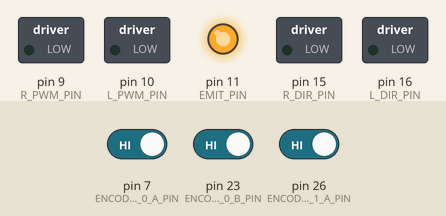
Recording of a sketch running on a simulated Arduino Mega 2560, built with avr-gcc and run on an emulated ATmega2560. Parts: switched loads named in the sketch (green lamp = pin HIGH), output pins drawn as LEDs (lit = HIGH). The inputs (shaded band) are chosen by the test bench; at power-on: pin 7 (ENCODER_0_A_PIN) HIGH, pin 23 (ENCODER_0_B_PIN) HIGH, pin 26 (ENCODER_1_A_PIN) HIGH. What the sketch prints to the serial monitor is not drawn.

Above: at 0.1 s.
At 2.3 s:
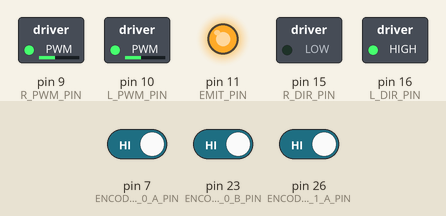
Timing chart, 0 to 3.8 s (numbered marks = the images above):
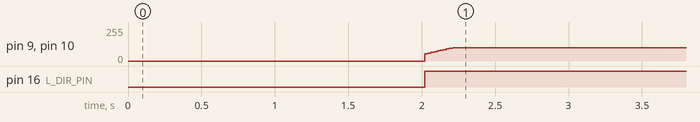

Measured:
- by itself, pin 9 (R_PWM_PIN), pin 10 (L_PWM_PIN): moves from 0/255 to 100/255 over 0.19 s
- by itself, pin 16 (L_DIR_PIN): LOW → HIGH at 2.0 s

The sketch:

PID_stuff.ino
```cpp
# include "motors.h"
# include "linesensor.h"
# include "encoders.h"
# include "kinematics.h"
# include "pid.h"


// create instance of motor and linesensor classes
LineSensor_c line_sensors;
Motors_c motors;
Kinematics_c kinematics;
PID_c spd_pid_left;
PID_c spd_pid_right;

unsigned long update_ts; // timestamp

long prev_count_left;
long prev_count_right;

float ave_spd_left;
float ave_spd_right;

float demand;

void setup() {

  // setup line sensors, motors and encoders
  line_sensors.initialise();
  motors.initialise();
  setupEncoder0();
  setupEncoder1();

  // setup kp, ki, kd
  spd_pid_left.initialise(100 , 0.5, -50);
  spd_pid_right.initialise(100 , 0.5, -50);

  // Configure the Serial port
  Serial.begin(9600);
  delay(2000);
  Serial.println("***RESET***");

  update_ts = millis();

  prev_count_left = count_left;
  prev_count_right = count_right;

  motors.setMotorPower(0, 0);

  ave_spd_left = 0.0;
  ave_spd_right = 0.0;

  demand = 0;

  spd_pid_left.reset();
  spd_pid_right.reset();
}

void loop() {

  unsigned long elapsed;

  elapsed = millis() - update_ts;

  if (elapsed > 20) {
    update_ts = millis();

    long diff_left; // difference in encoder count
    float speed_left; // speed calculated for left encoder

    long diff_right; // difference in encoder count
    float speed_right; // speed calculated for left encoder

    diff_left = count_left - prev_count_left;
    diff_right = count_right - prev_count_right;
    prev_count_left = count_left;
    prev_count_right = count_right;

    // encoder counts per ms
    speed_left = (float)diff_left;
    speed_left /= (float)elapsed;
    speed_right = (float)diff_right;
    speed_right /= (float)elapsed;

    // low pass filtered speed
    ave_spd_left = (ave_spd_left * 0.7) + (speed_left * 0.3);
    ave_spd_right = (ave_spd_right * 0.7) + (speed_right * 0.3);

    float pwm_l;
    float pwm_r;

    demand = 0.5;

    pwm_l = spd_pid_left.update(ave_spd_left, -demand);
    pwm_r = spd_pid_right.update(ave_spd_right, demand);
    motors.setMotorPower(pwm_l, pwm_r);

    Serial.print( ave_spd_left );
    Serial.print(",");
    Serial.print( demand );
    Serial.print(",");
    Serial.print( ave_spd_right );
    Serial.print("\n");
  }
}
```

encoders.h
```cpp
#ifndef _ENCODERS_H
#define _ENCODERS_H

#define ENCODER_0_A_PIN  7
#define ENCODER_0_B_PIN  23
#define ENCODER_1_A_PIN  26
//#define ENCODER_1_B_PIN Non-standard pin!


// Volatile Global variables used by Encoder ISR.
volatile long count_right; // used by encoder to count the rotation
volatile byte state_right; // used to store the prior and current state
volatile long count_left;
volatile byte state_left;


// This ISR handles just Encoder 0
// ISR to read the Encoder0 Channel A and B pins
// and then look up based on  transition what kind of
// rotation must have occured.
ISR( INT6_vect ) {
  // We know that the ISR is only called when a pin changes.
  // We also know only 1 pin can change at a time.
  // The XOR(AB) signal change from "Channel A" triggers ISR.

  // First, Read in the new state of the encoder pins.
  // Standard pins, so standard read functions.
  boolean e0_B = digitalRead( ENCODER_0_B_PIN ); // normal B state
  boolean e0_A = digitalRead( ENCODER_0_A_PIN ); // XOR(AB)

  // Software XOR (^) logically infers
  // the true value of A given the state of B
  e0_A = e0_A ^ e0_B;

  // Shift our (new) current readings into bit positions
  // 2 and 3 in the state variable (current state)
  // State: (bit3)  (bit2)  (bit1)   (bit0)
  // State:  new B   new A   old B   old A
    state_right = state_right | ( e0_B  << 3 );
    state_right = state_right | ( e0_A  << 2 );

    // Handle which transition we have registered.
    // Complete this if statement as necessary.
    // Refer to the labsheet.


    if( state_right == 1 ) {
      count_right = count_right - 1;
    } else if( state_right == 2 ) {
      count_right = count_right + 1;
    } else if( state_right == 4 ) {
      count_right = count_right + 1;
    } else if( state_right == 7 ) {
      count_right = count_right - 1;
    } else if( state_right == 8 ) {
      count_right = count_right - 1;
    } else if( state_right == 11 ) {
      count_right = count_right + 1;
    } else if( state_right == 13 ) {
      count_right = count_right + 1;
    } else if( state_right == 14 ) {
      count_right = count_right - 1;
    }

    // Shift the current readings (bits 3 and 2) down
    // into position 1 and 0 (to become prior readings)
    // This bumps bits 1 and 0 off to the right, "deleting"
    // them for the next ISR call.
    state_right = state_right >> 2;

}


// This ISR handles just Encoder 1
// ISR to read the Encoder0 Channel A and B pins
// and then look up based on  transition what kind of
// rotation must have occured.
ISR( PCINT0_vect ) {

    // First, Read in the new state of the encoder pins.

    // Mask for a specific pin from the port.
    // Non-standard pin, so we access the register
    // directly.
    // Reading just PINE would give us a number
    // composed of all 8 bits.  We want only bit 2.
    // B00000100 masks out all but bit 2
    // It is more portable to use the PINE2 keyword.
    boolean e1_B = PINE & (1<<PINE2);
    //boolean e1_B = PINE & B00000100;  // Does same as above.

    // Standard read from the other pin.
    boolean e1_A = digitalRead( ENCODER_1_A_PIN ); // 26 the same as A8


    e1_A = e1_A ^ e1_B;

    // Create a bitwise representation of our states
    // We do this by shifting the boolean value up by
    // the appropriate number of bits, as per our table
    // header:
    //
    // State :  (bit3)  (bit2)  (bit1)  (bit0)
    // State :  New A,  New B,  Old A,  Old B.
    state_left = state_left | ( e1_B  << 3 );
    state_left = state_left | ( e1_A  << 2 );


    // Handle which transition we have registered.
    // Complete this if statement as necessary.
    // Refer to the labsheet.


    if( state_left == 1 ) {
      count_left = count_left - 1;
    } else if( state_left == 2 ) {
      count_left = count_left + 1;
    } else if( state_left == 4 ) {
      count_left = count_left + 1;
    } else if( state_left == 7 ) {
      count_left = count_left - 1;
    } else if( state_left == 8 ) {
      count_left = count_left - 1;
    } else if( state_left == 11 ) {
      count_left = count_left + 1;
    } else if( state_left == 13 ) {
      count_left = count_left + 1;
    } else if( state_left == 14 ) {
      count_left = count_left - 1;
    }

    // Shift the current readings (bits 3 and 2) down
    // into position 1 and 0 (to become prior readings)
    // This bumps bits 1 and 0 off to the right, "deleting"
    // them for the next ISR call.
    state_left = state_left >> 2;
}


/*
   This setup routine enables interrupts for
   encoder1.  The interrupt is automatically
   triggered when one of the encoder pin changes.
   This is really convenient!  It means we don't
   have to check the encoder manually.
*/
void setupEncoder0()
{
    count_right = 0;

    // Setup pins for right encoder
    pinMode( ENCODER_0_A_PIN, INPUT );
    pinMode( ENCODER_0_B_PIN, INPUT );

    // initialise the recorded state of e0 encoder.
    state_right = 0;

    // Get initial state of encoder pins A + B
    boolean e0_A = digitalRead( ENCODER_0_A_PIN );
    boolean e0_B = digitalRead( ENCODER_0_B_PIN );
    e0_A = e0_A ^ e0_B;

    // Shift values into correct place in state.
    // Bits 1 and 0  are prior states.
    state_right = state_right | ( e0_B << 1 );
    state_right = state_right | ( e0_A << 0 );


    // Now to set up PE6 as an external interupt (INT6), which means it can
    // have its own dedicated ISR vector INT6_vector

    // Page 90, 11.1.3 External Interrupt Mask Register – EIMSK
    // Disable external interrupts for INT6 first
    // Set INT6 bit low, preserve other bits
    EIMSK = EIMSK & ~(1<<INT6);
    //EIMSK = EIMSK & B1011111; // Same as above.

    // Page 89, 11.1.2 External Interrupt Control Register B – EICRB
    // Used to set up INT6 interrupt
    EICRB |= ( 1 << ISC60 );  // using header file names, push 1 to bit ISC60
    //EICRB |= B00010000; // does same as above

    // Page 90, 11.1.4 External Interrupt Flag Register – EIFR
    // Setting a 1 in bit 6 (INTF6) clears the interrupt flag.
    EIFR |= ( 1 << INTF6 );
    //EIFR |= B01000000;  // same as above

    // Now that we have set INT6 interrupt up, we can enable
    // the interrupt to happen
    // Page 90, 11.1.3 External Interrupt Mask Register – EIMSK
    // Disable external interrupts for INT6 first
    // Set INT6 bit high, preserve other bits
    EIMSK |= ( 1 << INT6 );
    //EIMSK |= B01000000; // Same as above

}

void setupEncoder1()
{

    count_left = 0;

    // Setting up left encoder:
    // The Romi board uses the pin PE2 (port E, pin 2) which is
    // very unconventional.  It doesn't have a standard
    // arduino alias (like d6, or a5, for example).
    // We set it up here with direct register access
    // Writing a 0 to a DDR sets as input
    // DDRE = Data Direction Register (Port)E
    // We want pin PE2, which means bit 2 (counting from 0)
    // PE Register bits [ 7  6  5  4  3  2  1  0 ]
    // Binary mask      [ 1  1  1  1  1  0  1  1 ]
    //
    // By performing an & here, the 0 sets low, all 1's preserve
    // any previous state.
    DDRE = DDRE & ~(1<<DDE6);
    //DDRE = DDRE & B11111011; // Same as above.

    // We need to enable the pull up resistor for the pin
    // To do this, once a pin is set to input (as above)
    // You write a 1 to the bit in the output register
    PORTE = PORTE | (1 << PORTE2 );
    //PORTE = PORTE | 0B00000100;

    // Encoder0 uses conventional pin 26
    pinMode( ENCODER_1_A_PIN, INPUT );
    digitalWrite( ENCODER_1_A_PIN, HIGH ); // Encoder 1 xor

    // initialise the recorded state of e1 encoder.
    state_left = 0;

    // Get initial state of encoder.
    boolean e1_B = PINE & (1<<PINE2);
    //boolean e1_B = PINE & B00000100;  // Does same as above.

    // Standard read from the other pin.
    boolean e1_A = digitalRead( ENCODER_1_A_PIN ); // 26 the same as A8

    // Some clever electronics combines the
    // signals and this XOR restores the
    // true value.
    e1_A = e1_A ^ e1_B;

    // Shift values into correct place in state.
    // Bits 1 and 0  are prior states.
    state_left = state_left | ( e1_B << 1 );
    state_left = state_left | ( e1_A << 0 );

    // Enable pin-change interrupt on A8 (PB4) for encoder0, and disable other
    // pin-change interrupts.
    // Note, this register will normally create an interrupt a change to any pins
    // on the port, but we use PCMSK0 to set it only for PCINT4 which is A8 (PB4)
    // When we set these registers, the compiler will now look for a routine called
    // ISR( PCINT0_vect ) when it detects a change on the pin.  PCINT0 seems like a
    // mismatch to PCINT4, however there is only the one vector servicing a change
    // to all PCINT0->7 pins.
    // See Manual 11.1.5 Pin Change Interrupt Control Register - PCICR

    // Page 91, 11.1.5, Pin Change Interrupt Control Register
    // Disable interrupt first
    PCICR = PCICR & ~( 1 << PCIE0 );
    // PCICR &= B11111110;  // Same as above

    // 11.1.7 Pin Change Mask Register 0 – PCMSK0
    PCMSK0 |= (1 << PCINT4);

    // Page 91, 11.1.6 Pin Change Interrupt Flag Register – PCIFR
    PCIFR |= (1 << PCIF0);  // Clear its interrupt flag by writing a 1.

    // Enable
    PCICR |= (1 << PCIE0);
}

#endif
```

kinematics.h
```cpp
// this #ifndef stops this file
// from being included mored than
// once by the compiler.
#ifndef _KINEMATICS_H
#define _KINEMATICS_H

// Class to track robot position.
class Kinematics_c {
  public:

    float XI;
    float YI;
    float thetaI;

    float XdotR;
    float thetadotR;

    float CPR; // counts per revolution
    float DPR; // distance per revolution
    float r; // Theoretical is 16mm
    float l; // Theoretical is ~ 42mm
    float DPC; // distance per count

    long prev_count_left;
    long prev_count_right;

    int diff_left;
    int diff_right;

    // Constructor, must exist.
    Kinematics_c() {

    }

    void initialise() {

      XI = 0.0;
      YI = 0.0;
      thetaI = 0.0;

      XdotR = 0.0;
      thetadotR = 0.0;

      CPR = 358; // counts per revolution
      DPR = 106; // distance per revolution
      r = 16.0; // Theoretical is 16mm
      l = 42; // Theoretical is ~ 40mm
      //DPC = DPR / CPR; // distance per count
      DPC = 0.29703; // experimental measurement

      prev_count_left = 0;
      prev_count_right = 0;

      diff_left = 0;
      diff_right = 0;
    }


    // Use this function to update
    // your kinematics
    void update() {

      diff_left = count_left - prev_count_left;
      diff_right = count_right - prev_count_right;

      XdotR = (DPC * diff_left) / 2.0 + (DPC * diff_right) / 2.0;
      thetadotR = (DPC * diff_left) / (2.0 * l) - (DPC * diff_right) / (2.0 * l);

      XI = XI + (XdotR * cos(thetaI));
      YI = YI + (XdotR * sin(thetaI));
      //thetaI = fmod((thetaI + thetadotR), 2.0 * PI);
      thetaI = (thetaI + thetadotR);

      prev_count_left = count_left;
      prev_count_right = count_right;

    }

};


#endif
```

linesensor.h
```cpp
// this #ifndef stops this file
// from being included mored than
// once by the compiler.
#ifndef _LINESENSOR_H
#define _LINESENSOR_H

# define EMIT_PIN    11       // Documentation says 11.
# define LS_LEFT_PIN A11     // Complete for DN1 pin
# define LS_MIDLEFT_PIN A0  // Complete for DN2 pin
# define LS_MIDDLE_PIN A2   // Complete for DN3 pin
# define LS_MIDRIGHT_PIN A3 // Complete for DN4 pin
# define LS_RIGHT_PIN A4    // Complete for DN5 pin
// The pin used to activate the IR LEDs
# define EMIT_PIN 11

# define left_thres 810
# define mid_thres 800
# define right_thres 790

float LR_sum = 0.0;
float W = 0.0;

// Class to operate the linesensor(s).
class LineSensor_c {
  public:

    // Store our pin numbers into an array.  We can then
    // use this as a "find and replace" for the pin number
    // using just an index of the array from 0 to 4 (1-5)
    int ls_pins[5] = {LS_LEFT_PIN,
                      LS_MIDLEFT_PIN,
                      LS_MIDDLE_PIN,
                      LS_MIDRIGHT_PIN,
                      LS_RIGHT_PIN
                     };

    // Global "permanent" store of line sensor values
    int ls_value[5] = {500,
                       500,
                       500,
                       500,
                       500
                      };

    // Constructor, must exist.
    LineSensor_c() {

    }

    void readLineSensor( int which_sensor ) {
      if ( which_sensor >= 0 && which_sensor <= 4) {
        ls_value[ which_sensor ] = analogRead( ls_pins[ which_sensor ] );
      }

    }

    void updateSensors( ) {

      // Loop across all sensors.
      for ( int i = 0; i < 5; i++ ) {
        readLineSensor( i );
      }
    }

    void initialise() {

      // Loop across each pin, setting pinMode().
      for ( int i = 0; i < 5; i++ ) {
        pinMode(ls_pins[ i ], INPUT_PULLUP);

        // Configure the EMIT pin as output and
        // high.  This will active some infra-red
        // (IR) LEDs for our sensors to read.
        pinMode( EMIT_PIN, OUTPUT );
        digitalWrite( EMIT_PIN, HIGH );
      }
    }
    bool onLine() {
      // returns true if any sensors are over threshold
      if (ls_value[1] > left_thres || ls_value[2] > mid_thres || ls_value[3] > right_thres) {
        return true;
      } else {
        return false;
      }
    }
    float weightedMeasurement() {
      // Ex3
      LR_sum = ls_value[1] + ls_value[3];
      W = 2 * (ls_value[1] - ls_value[3]) / LR_sum;
      return W;
    }


};


#endif
```

motors.h
```cpp
// this #ifndef stops this file
// from being included mored than
// once by the compiler.
#ifndef _MOTORS_H
#define _MOTORS_H

# define L_PWM_PIN 10
# define L_DIR_PIN 16
# define R_PWM_PIN 9
# define R_DIR_PIN 15

# define FWD LOW
# define REV HIGH

float biasPWM = 30.0;
float maxTurnPWM = 60.0;
float leftPWM = 0.0;
float rightPWM = 0.0;

float upp_lim = 100;
float low_lim = 0;

// Class to operate the motor(s).
class Motors_c {
  public:

    // Constructor, must exist.
    Motors_c() {

    }

    // Use this function to
    // initialise the pins and
    // state of your motor(s).
    void initialise() {
      // Set all the motor pins as outputs.
      // There are 4 pins in total to set.
      pinMode( L_PWM_PIN, OUTPUT );
      pinMode( L_DIR_PIN, OUTPUT );
      pinMode( R_PWM_PIN, OUTPUT );
      pinMode( R_DIR_PIN, OUTPUT );

      // Set initial direction (HIGH/LOW)
      // for the direction pins.
      digitalWrite( L_DIR_PIN, FWD );
      digitalWrite( R_DIR_PIN, FWD );

      // Set initial power values for the PWM
      // Pins.
      analogWrite( L_PWM_PIN, 0 );
      analogWrite( R_PWM_PIN, 0 );

    }

    // Write a function to operate
    // your motor(s)
    void setMotorPower( float left_pwm, float right_pwm ) {
      // Set direction given by sign of pwm arguments
      if (left_pwm < 0) {
        digitalWrite( L_DIR_PIN, REV );
      } else {
        digitalWrite( L_DIR_PIN, FWD );
      }

      if (right_pwm < 0) {
        digitalWrite( R_DIR_PIN, REV );
      } else {
        digitalWrite( R_DIR_PIN, FWD );
      }

      // Limit values to acceptable range
      if (abs(left_pwm) > upp_lim) {
        left_pwm = upp_lim;
      }
      if (abs(right_pwm) > upp_lim) {
        right_pwm = upp_lim;
      }
      if (abs(left_pwm) < low_lim) {
        left_pwm = low_lim;
      }
      if (abs(right_pwm) < low_lim) {
        right_pwm = low_lim;
      }


      // Set power using magnitude of pwm arguments
      analogWrite( L_PWM_PIN, abs(left_pwm) );
      analogWrite( R_PWM_PIN, abs(right_pwm) );
    }
    void driveForwards() {
      setMotorPower(20, 20);
    }


    void weightedFollow( float W) {
      leftPWM = biasPWM - (W * maxTurnPWM);
      rightPWM = biasPWM + (W * maxTurnPWM);
      setMotorPower(leftPWM, rightPWM);
    }


};


#endif
```

Source omitted: pid.h (1577 bytes)
